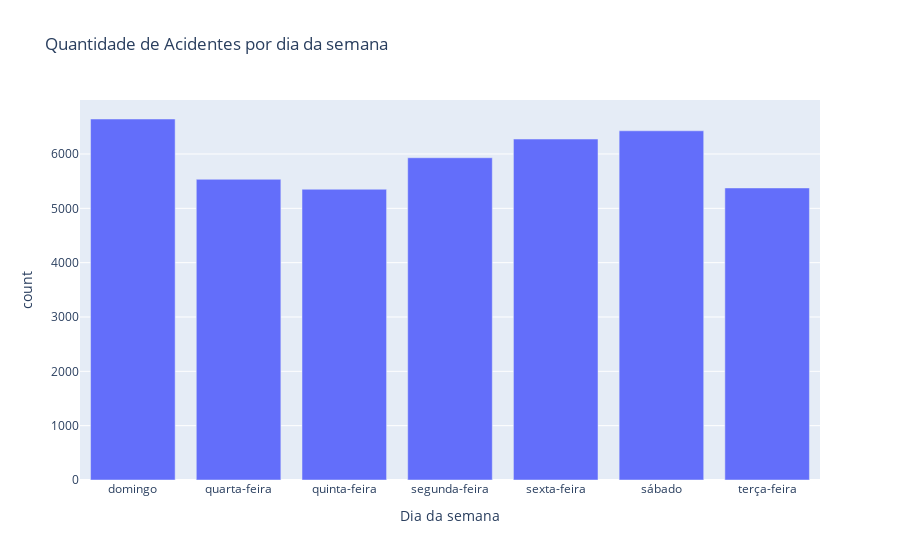

Here is the notebook cell this chart was saved with:
### Code cell
fig = px.bar(
    agrupamento_dia_semana,
    x='Dia da semana',      # Eixo x deve ser o Estado
    y='count',       # Eixo y deve ser a contagem de acidentes
    #color='BR',  # Usar cor baseada nos estados
    title='Quantidade de Acidentes por dia da semana',  # Título do gráfico
)

# Exibir o gráfico
fig.show()

### Figure 1 — Plotly figure (JSON) as saved in the notebook; plotly's stock layout.template omitted (floating-point values rounded to 4 significant figures)
{"data": [{"alignmentgroup": "True", "hovertemplate": "Dia da semana=%{x}<br>count=%{y}<extra></extra>", "legendgroup": "", "marker": {"color": "#636efa", "pattern": {"shape": ""}}, "name": "", "offsetgroup": "", "orientation": "v", "showlegend": false, "textposition": "auto", "type": "bar", "x": ["domingo", "quarta-feira", "quinta-feira", "segunda-feira", "sexta-feira", "sábado", "terça-feira"], "xaxis": "x", "y": [6644, 5534, 5351, 5931, 6275, 6427, 5375], "yaxis": "y"}], "layout": {"barmode": "relative", "legend": {"tracegroupgap": 0}, "title": {"text": "Quantidade de Acidentes por dia da semana"}, "xaxis": {"anchor": "y", "domain": [0, 1], "title": {"text": "Dia da semana"}}, "yaxis": {"anchor": "x", "domain": [0, 1], "title": {"text": "count"}}}}
